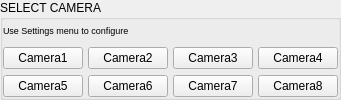
          <widget class="QGroupBox" name="groupBox">
           <property name="title">
            <string>SELECT CAMERA</string>
           </property>
           <layout class="QVBoxLayout" name="verticalLayout_15">
            <property name="leftMargin">
             <number>0</number>
            </property>
            <property name="topMargin">
             <number>0</number>
            </property>
            <property name="rightMargin">
             <number>0</number>
            </property>
            <property name="bottomMargin">
             <number>0</number>
            </property>
            <item>
             <widget class="QLabel" name="label_5">
              <property name="font">
               <font>
                <pointsize>7</pointsize>
               </font>
              </property>
              <property name="text">
               <string>Use Settings menu to configure</string>
              </property>
              <property name="alignment">
               <set>Qt::AlignLeading|Qt::AlignLeft|Qt::AlignVCenter</set>
              </property>
             </widget>
            </item>
            <item>
             <layout class="QHBoxLayout" name="horizontalLayout_13">
              <property name="spacing">
               <number>5</number>
              </property>
              <property name="leftMargin">
               <number>0</number>
              </property>
              <property name="topMargin">
               <number>0</number>
              </property>
              <property name="rightMargin">
               <number>0</number>
              </property>
              <property name="bottomMargin">
               <number>0</number>
              </property>
              <item>
               <widget class="QPushButton" name="connectCam1">
                <property name="focusPolicy">
                 <enum>Qt::NoFocus</enum>
                </property>
                <property name="text">
                 <string>Camera1</string>
                </property>
               </widget>
              </item>
              <item>
               <widget class="QPushButton" name="connectCam2">
                <property name="focusPolicy">
                 <enum>Qt::NoFocus</enum>
                </property>
                <property name="text">
                 <string>Camera2</string>
                </property>
               </widget>
              </item>
              <item>
               <widget class="QPushButton" name="connectCam3">
                <property name="focusPolicy">
                 <enum>Qt::NoFocus</enum>
                </property>
                <property name="text">
                 <string>Camera3</string>
                </property>
               </widget>
              </item>
              <item>
               <widget class="QPushButton" name="connectCam4">
                <property name="focusPolicy">
                 <enum>Qt::NoFocus</enum>
                </property>
                <property name="text">
                 <string>Camera4</string>
                </property>
               </widget>
              </item>
             </layout>
            </item>
            <item>
             <layout class="QHBoxLayout" name="horizontalLayout_14">
              <property name="spacing">
               <number>5</number>
              </property>
              <property name="leftMargin">
               <number>0</number>
              </property>
              <property name="topMargin">
               <number>0</number>
              </property>
              <property name="rightMargin">
               <number>0</number>
              </property>
              <property name="bottomMargin">
               <number>0</number>
              </property>
              <item>
               <widget class="QPushButton" name="connectCam5">
                <property name="focusPolicy">
                 <enum>Qt::NoFocus</enum>
                </property>
                <property name="text">
                 <string>Camera5</string>
                </property>
               </widget>
              </item>
              <item>
               <widget class="QPushButton" name="connectCam6">
                <property name="focusPolicy">
                 <enum>Qt::NoFocus</enum>
                </property>
                <property name="text">
                 <string>Camera6</string>
                </property>
               </widget>
              </item>
              <item>
               <widget class="QPushButton" name="connectCam7">
                <property name="focusPolicy">
                 <enum>Qt::NoFocus</enum>
                </property>
                <property name="text">
                 <string>Camera7</string>
                </property>
               </widget>
              </item>
              <item>
               <widget class="QPushButton" name="connectCam8">
                <property name="focusPolicy">
                 <enum>Qt::NoFocus</enum>
                </property>
                <property name="text">
                 <string>Camera8</string>
                </property>
               </widget>
              </item>
             </layout>
            </item>
           </layout>
          </widget>
